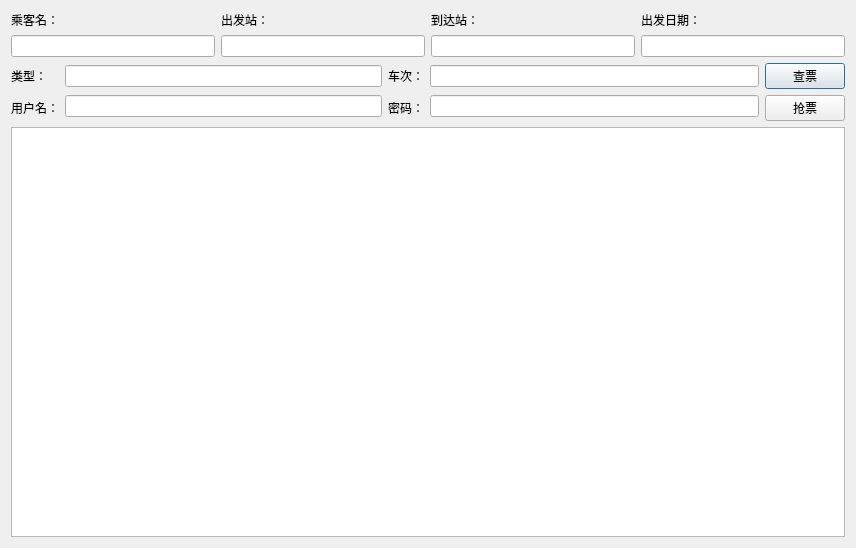
<?xml version="1.0" encoding="UTF-8"?>
<ui version="4.0">
 <class>Query_Buy_Ticket</class>
 <widget class="QDialog" name="Query_Buy_Ticket">
  <property name="geometry">
   <rect>
    <x>0</x>
    <y>0</y>
    <width>856</width>
    <height>548</height>
   </rect>
  </property>
  <property name="windowTitle">
   <string>查票抢票工具</string>
  </property>
  <layout class="QVBoxLayout" name="verticalLayout_10">
   <item>
    <layout class="QHBoxLayout" name="horizontalLayout">
     <item>
      <layout class="QVBoxLayout" name="verticalLayout">
       <item>
        <widget class="QLabel" name="label_passenger">
         <property name="text">
          <string>乘客名：</string>
         </property>
        </widget>
       </item>
       <item>
        <widget class="QLineEdit" name="lineEdit_passenger"/>
       </item>
      </layout>
     </item>
     <item>
      <layout class="QVBoxLayout" name="verticalLayout_2">
       <item>
        <widget class="QLabel" name="label_from_station">
         <property name="text">
          <string>出发站：</string>
         </property>
        </widget>
       </item>
       <item>
        <widget class="QLineEdit" name="lineEdit_from_station"/>
       </item>
      </layout>
     </item>
     <item>
      <layout class="QVBoxLayout" name="verticalLayout_4">
       <item>
        <widget class="QLabel" name="label_to_station">
         <property name="text">
          <string>到达站：</string>
         </property>
        </widget>
       </item>
       <item>
        <widget class="QLineEdit" name="lineEdit_to_station"/>
       </item>
      </layout>
     </item>
     <item>
      <layout class="QVBoxLayout" name="verticalLayout_3">
       <item>
        <widget class="QLabel" name="label_train_date">
         <property name="text">
          <string>出发日期：</string>
         </property>
        </widget>
       </item>
       <item>
        <widget class="QLineEdit" name="lineEdit_train_date"/>
       </item>
      </layout>
     </item>
    </layout>
   </item>
   <item>
    <layout class="QHBoxLayout" name="horizontalLayout_4">
     <item>
      <layout class="QHBoxLayout" name="horizontalLayout_2">
       <item>
        <layout class="QVBoxLayout" name="verticalLayout_5">
         <item>
          <widget class="QLabel" name="label_option">
           <property name="text">
            <string>类型：</string>
           </property>
          </widget>
         </item>
         <item>
          <widget class="QLabel" name="label_username">
           <property name="text">
            <string>用户名：</string>
           </property>
          </widget>
         </item>
        </layout>
       </item>
       <item>
        <layout class="QVBoxLayout" name="verticalLayout_6">
         <item>
          <widget class="QLineEdit" name="lineEdit_option"/>
         </item>
         <item>
          <widget class="QLineEdit" name="lineEdit_username"/>
         </item>
        </layout>
       </item>
      </layout>
     </item>
     <item>
      <layout class="QHBoxLayout" name="horizontalLayout_3">
       <item>
        <layout class="QVBoxLayout" name="verticalLayout_7">
         <item>
          <widget class="QLabel" name="label_site">
           <property name="text">
            <string>车次：</string>
           </property>
          </widget>
         </item>
         <item>
          <widget class="QLabel" name="label_password">
           <property name="text">
            <string>密码：</string>
           </property>
          </widget>
         </item>
        </layout>
       </item>
       <item>
        <layout class="QVBoxLayout" name="verticalLayout_8">
         <item>
          <widget class="QLineEdit" name="lineEdit_site"/>
         </item>
         <item>
          <widget class="QLineEdit" name="lineEdit_password"/>
         </item>
        </layout>
       </item>
      </layout>
     </item>
     <item>
      <layout class="QVBoxLayout" name="verticalLayout_9">
       <item>
        <widget class="QPushButton" name="pushButton_query">
         <property name="text">
          <string>查票</string>
         </property>
        </widget>
       </item>
       <item>
        <widget class="QPushButton" name="pushButton_buy">
         <property name="text">
          <string>抢票</string>
         </property>
        </widget>
       </item>
      </layout>
     </item>
    </layout>
   </item>
   <item>
    <widget class="QTextBrowser" name="textBrowser"/>
   </item>
  </layout>
 </widget>
 <resources/>
 <connections/>
</ui>
